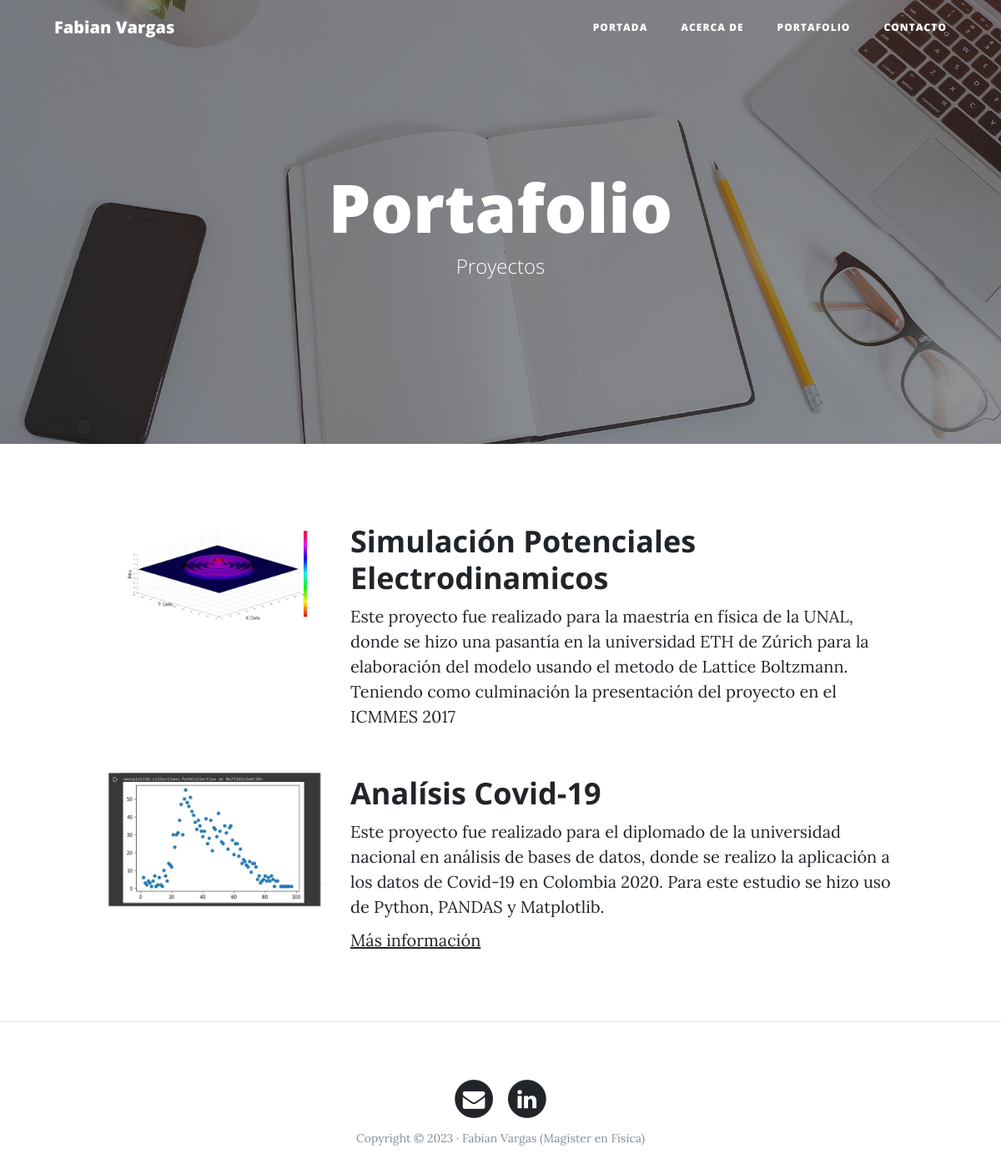
The app's page /Portafolio/ with its own data.
### portfolio/models.py (models this page shows, shortened)
class project(models.Model):
    title = models.CharField(max_length=200, verbose_name="Titulo")
    description = models.TextField(verbose_name="Descripción")
    image = models.ImageField(verbose_name="Imagen", upload_to="projects")
    link = models.URLField(verbose_name="Dirección Web",null =True, blank=True)
    created = models.DateTimeField(auto_now_add=True, verbose_name="Fecha de creación")
    updated = models.DateTimeField(auto_now=True, verbose_name="Fecha de edición")
    class Meta:
        verbose_name = "proyecto"
        verbose_name_plural = "proyectos"
        ordering = ["-created"]

### portfolio/views.py (the view)
# urls.py: path('Portafolio/', portfolio_views.Portafolio, name="Portafolio"),
def Portafolio(request):
    projects = project.objects.all()
    return render(request,"portfolio/portafolio.html", {'projects': projects})

### portfolio/templates/portfolio/portafolio.html (shortened to what this page needs)
{% extends 'core/base.html' %}
{% block background %}{% load static %}{% static 'core/img/portfolio-bg.jpg'%}{% endblock %}
{% block headers %}
<h1>Portafolio</h1>
<span class="subheading">Proyectos</span>
{% endblock %}
{% block content %}
{% for project in projects %}
	<div class="row">
			<div class="row project">
				<div class="col-lg-3 col-md-4 offset-lg-1">
					<img class="img-fluid" src="{{project.image.url}}" alt="">
				</div>
				<div class="col-lg-7 col-md-8">
					<h2 class="section-heading title">{{project.title}}</h2>
				<p>{{project.description}}</p>
				{% if project.link %}
				<p><a href="{{project.link}}">Más información</a></p>
				{% endif %}
				</div>
			</div>
	</div>
	{% endfor %}
{% endblock %}

### core/templates/core/base.html (shortened to what this page needs)
<!DOCTYPE html>
<html lang="es">
  <head>
    {% load static %}
    <link href="{% static 'core/vendor/bootstrap/css/bootstrap.min.css'%}" rel="stylesheet">
    <link href="{% static 'core/vendor/font-awesome/css/font-awesome.min.css'%}" rel="stylesheet" type="text/css">
    <link href="{% static 'core/css/clean-blog.min.css'%}" rel="stylesheet">
  </head>
  <body>
    <nav class="navbar navbar-expand-lg navbar-light fixed-top" id="mainNav">
      <div class="container">
        <a class="navbar-brand" href="{% url 'home' %}">Fabian Vargas</a>
        <div class="collapse navbar-collapse" id="navbarResponsive">
          <ul class="navbar-nav ml-auto">
            <li class="nav-item">
              <a class="nav-link" href="{% url 'home' %}">Portada</a>
            </li>
            <li class="nav-item">
              <a class="nav-link" href="{% url 'about' %}">Acerca de</a>
            </li>
            <li class="nav-item">
              <a class="nav-link" href="{% url 'Portafolio' %}">Portafolio</a>
            </li>
            <li class="nav-item">
              <a class="nav-link" href="{% url 'Contacto' %}">Contacto</a>
            </li>
          </ul>
        </div>
      </div>
    </nav>
    <header class="masthead" style="background-image: url('{% block background %}{% endblock %}')">
      <div class="overlay"></div>
      <div class="container">
        <div class="row">
          <div class="col-lg-8 col-md-10 mx-auto">
            <div class="site-heading">
                {% block headers %}{% endblock %}
            </div>
          </div>
        </div>
      </div>
    </header>
    <div class="container">
      {% block content %}{% endblock %}
    </div>
    {% if request.path != "/" %}<hr>{% endif %}
    <footer>
      <div class="container">
        <div class="row">
          <div class="col-lg-8 col-md-10 mx-auto">
            <ul class="list-inline text-center">
              <li class="list-inline-item">
                <a href="http://127.0.0.1:8000/Contacto/">
                  <span class="fa-stack fa-lg">
                    <i class="fa fa-circle fa-stack-2x"></i>
                    <i class="fa fa-envelope fa-stack-1x fa-inverse"></i>
                  </span>
                </a>
              </li>
              <li class="list-inline-item">
                <a href="https://www.linkedin.com/in/fabian-ricardo-vargas-arboleda-92467a101/">
                  <span class="fa-stack fa-lg">
                    <i class="fa fa-circle fa-stack-2x"></i>
                    <i class="fa fa-linkedin fa-stack-1x fa-inverse"></i>
                  </span>
                </a>
              </li>
            </ul>
            <p class="copyright text-muted">Copyright &copy; 2023 · Fabian Vargas (Magister en Física) </p>
          </div>
        </div>
      </div>
    </footer>
  </body>
</html>

### records on screen
project: image (picture), title "Simulación Potenciales Electrodinamicos", description "Este proyecto fue realizado para la maestría en física de la UNAL, donde se hizo una pasantía en la universidad ETH de Zúrich para la elaboración del modelo usando el metodo de Lattice Boltzmann. Teniendo como culminación la presentación del proyecto en el ICMMES 2017"
project: image (picture), title "Analísis Covid-19", description "Este proyecto fue realizado para el diplomado de la universidad nacional en análisis de bases de datos, donde se realizo la aplicación a los datos de Covid-19 en Colombia 2020. Para este estudio se hizo uso de Python, PANDAS y Matplotlib."
